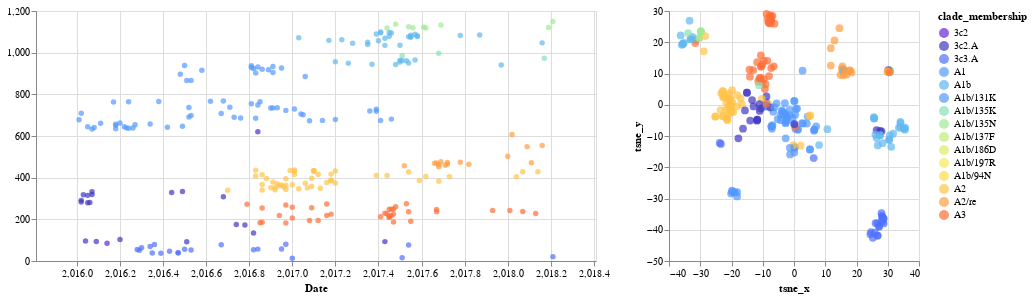

The notebook cell saved with this chart:
### Code cell
list_of_chart = linking_tree_with_plots_brush(
    merged_tsne_df_ha,
    ['tsne_x','tsne_y'],
    ['tsne_x','tsne_y'],
    'clade_membership:N',
    ["strain:N", "clade_membership:N"],
    domain,
    range_
)
chart_tsne = list_of_chart[0]|list_of_chart[1]
chart_tsne

### Figure 1 — Vega-Lite specification as saved in the notebook (floating-point values rounded to 4 significant figures; data arrays with more than 128 entries replaced by an {"elided": "..."} marker saying what was removed)
{"config": {"view": {"continuousWidth": 400, "continuousHeight": 300}}, "hconcat": [{"mark": "circle", "encoding": {"color": {"condition": {"type": "nominal", "field": "clade_membership", "scale": {"domain": ["3c2", "3c2.A", "3c3.A", "A1", "A1b", "A1b/131K", "A1b/135K", "A1b/135N", "A1b/137F", "A1b/186D", "A1b/197R", "A1b/94N", "A2", "A2/re", "A3"], "range": ["#6626d4", "#4138c3", "#4e70ff", "#5499ff", "#61b8f0", "#5499ff", "#87dfb3", "#a0e994", "#bdee78", "#ddee64", "#f8e957", "#ffdb4e", "#ffc348", "#ff9e40", "#ff6e36"]}, "selection": "selector030"}, "value": "gray"}, "tooltip": [{"type": "nominal", "field": "strain"}, {"type": "nominal", "field": "clade_membership"}], "x": {"type": "quantitative", "field": "date", "scale": {"domain": [2016.0, 2018.0]}, "title": "Date"}, "y": {"type": "quantitative", "field": "y", "title": ""}}, "height": 250, "selection": {"selector030": {"type": "interval", "resolve": "global"}}, "width": 560}, {"mark": {"type": "circle", "size": 60}, "encoding": {"color": {"condition": {"type": "nominal", "field": "clade_membership", "scale": {"domain": ["3c2", "3c2.A", "3c3.A", "A1", "A1b", "A1b/131K", "A1b/135K", "A1b/135N", "A1b/137F", "A1b/186D", "A1b/197R", "A1b/94N", "A2", "A2/re", "A3"], "range": ["#6626d4", "#4138c3", "#4e70ff", "#5499ff", "#61b8f0", "#5499ff", "#87dfb3", "#a0e994", "#bdee78", "#ddee64", "#f8e957", "#ffdb4e", "#ffc348", "#ff9e40", "#ff6e36"]}, "selection": "selector030"}, "value": "gray"}, "tooltip": [{"type": "nominal", "field": "strain"}, {"type": "nominal", "field": "clade_membership"}], "x": {"type": "quantitative", "field": "tsne_x", "title": "tsne_x"}, "y": {"type": "quantitative", "field": "tsne_y", "title": "tsne_y"}}, "height": 250, "selection": {"selector030": {"type": "interval", "resolve": "global"}}, "width": 250}], "data": {"name": "data-1d51fc1f49bf04192b53373fe8f34bdd"}, "$schema": "https://vega.github.io/schema/vega-lite/v4.8.1.json", "datasets": {"data-1d51fc1f49bf04192b53373fe8f34bdd": {"elided": "282 records"}}}
